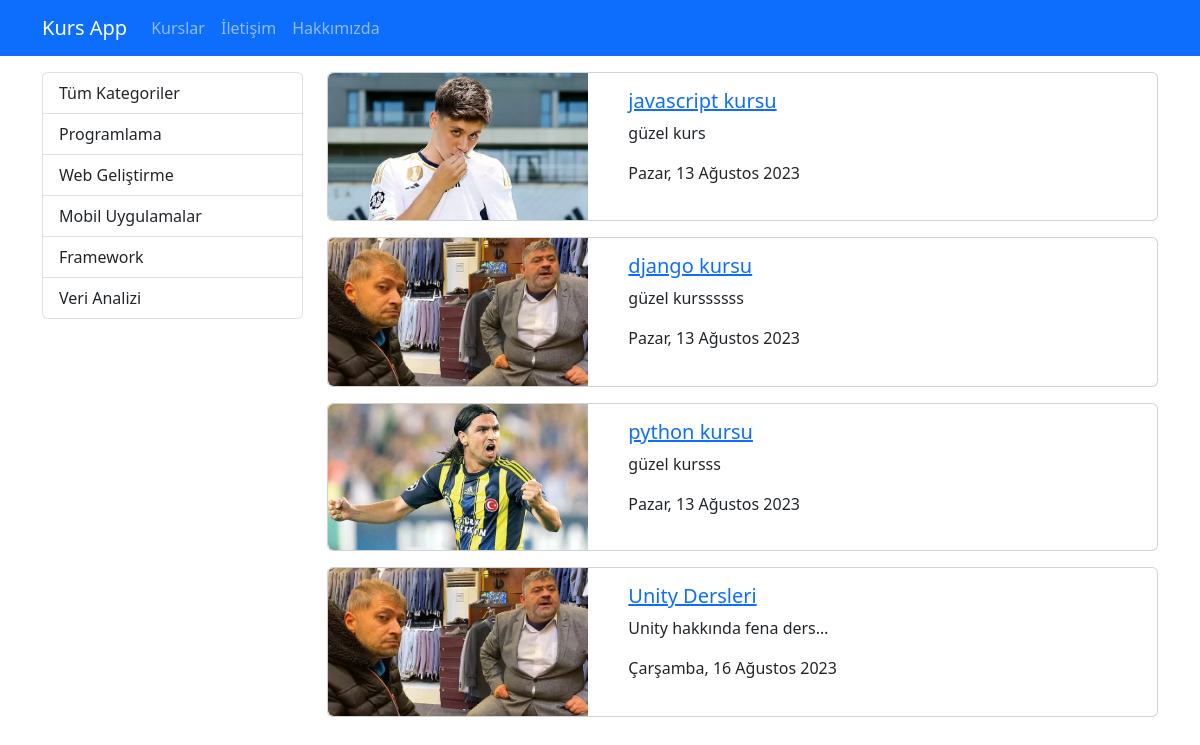
Before: /kurslar/ with the older database file.
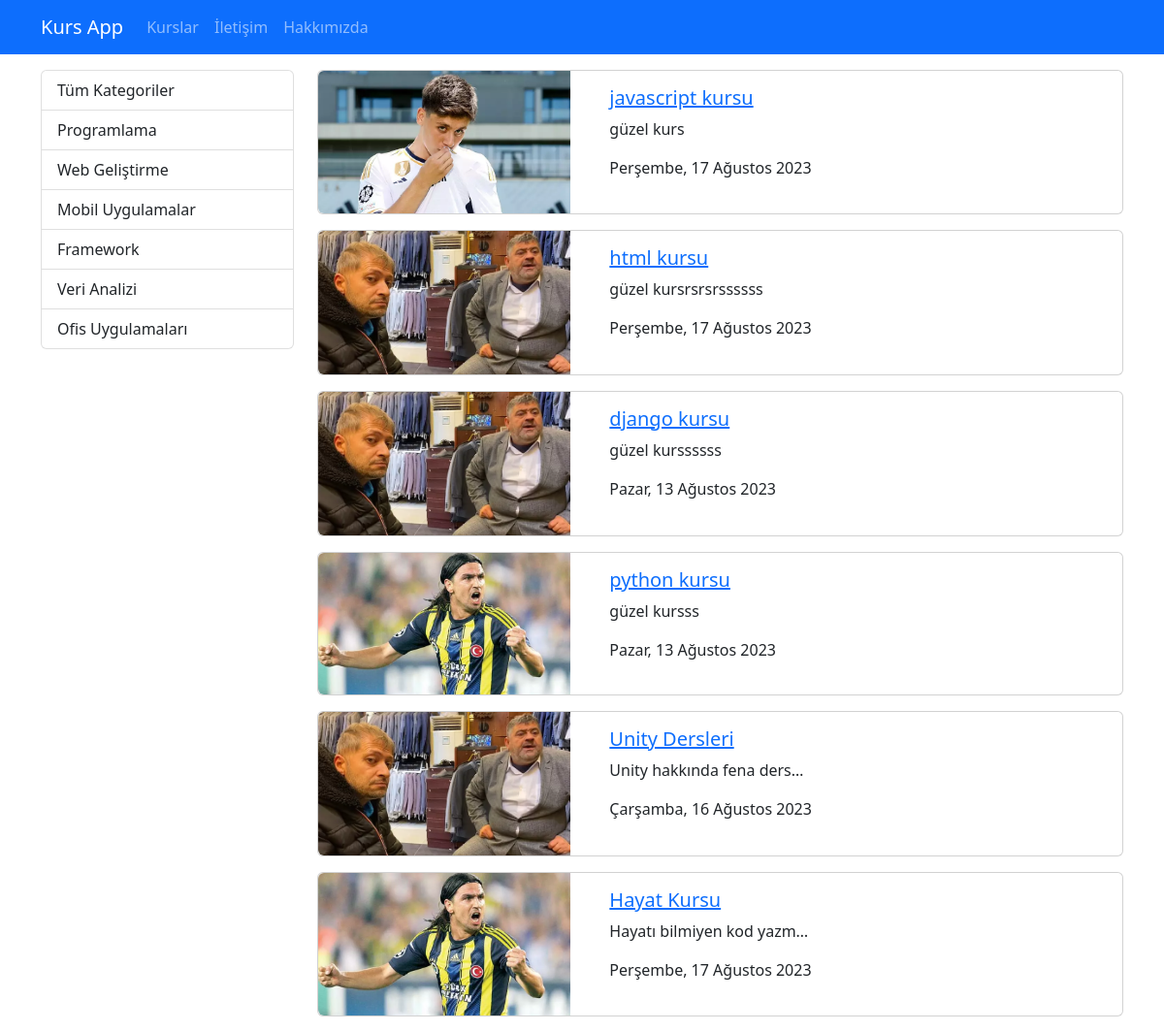
After: the same page with the newer database file.
### courses/models.py (models this page shows, shortened)
class Categories(models.Model):
    name = models.CharField(max_length=50)
    slug = models.SlugField(max_length=50,default="", null=False, unique=True, db_index=True)

class Course(models.Model):
    title = models.CharField(max_length=50)
    description = models.TextField()
    imageUrl = models.CharField(max_length=50, blank=False)
    date =  models.DateField(auto_now=True)#auto_now olabilirdi
    isActive = models.BooleanField()
    slug = models.SlugField(default="", blank=True, editable=True, null=False, unique=True, db_index=True)
    category = models.ForeignKey(Categories, on_delete=models.CASCADE, default=1, related_name="kurslar")

### courses/views.py (the view)
# urls.py: path("", views.index),
def index(request):
    kurslar = Course.objects.filter(isActive = 1)
    kategoriler = Categories.objects.all()
    return render(request, 'courses/index.html', {
        'categories': kategoriler,
        "courses": kurslar
    })

### courses/templates/courses/index.html (shortened to what this page needs)
{% extends 'layout.html' %}
{% load static %}
{% block css_files %} <link rel="stylesheet" href="{% static 'courses/css/style.css' %}"> {% endblock css_files %}
{% block content %}
<div class="container mt-3">
    <div class="row">
        <div class="col-3">
            {% include 'courses/partials/_categories.html' %}
        </div>
        <div class="col-9">
        {% for course in  courses%}
            {% include 'courses/partials/_course.html' %}
        {% endfor courses %}
        </div>
    </div>
</div>
{% endblock content %}

### templates/layout.html (shortened to what this page needs)
{% load static %}
<!DOCTYPE html>
<html lang="en">
  <head>
    <link
      rel="stylesheet"
      href="{% static 'css/bootstrap_min.css' %}"
    />
    {% block css_files %}{% endblock css_files %}
  </head>
  <body>
    {% include 'partials/_nav.html' %}
    {% block content %} {% endblock content %}
  </body>
</html>

### templates/partials/_nav.html
<nav class="navbar navbar-expand-lg bg-primary navbar-dark">
    <div class="container">
        <a href="/" class="navbar-brand">Kurs App</a>
        <ul class="navbar-nav me-auto">
            <li class="nav-item">
                <a href="/kurslar" class="nav-link">Kurslar</a>
            </li>
            <li class="nav-item">
                <a href="/contact" class="nav-link">İletişim</a>
            </li>
            <li class="nav-item">
                <a href="/about" class="nav-link">Hakkımızda</a>
            </li>
        </ul>
    </div>
</nav>

### courses/templates/courses/partials/_categories.html
<div class="list-group">
    <a href="/kurslar" class="list-group-item list-group-item-action">Tüm Kategoriler</a>
  {% for category in categories %}
  <a
    href="{% url 'courses_by_category' category.slug %}"
    class="list-group-item list-group-item-action {% if category.slug == selectedSlug %}active {% endif %}"
    >{{ category.name|title }}</a
  >
  {% endfor %}
</div>

### courses/templates/courses/partials/_course.html (shortened to what this page needs)
{% load static %}
<div class="card mb-3">
  <div class="row">
    <div class="col-4">
      <img
        class="img-fluid rounded-start"
        src="{% static 'courses/img/'|add:course.imageUrl %}"
        alt="{{ course.title}}"
      />
    </div>
    <div class="col-8">
      <div class="card-body">
        <h5 class="card-title">
          <a href="{% url 'course_details' course.slug %}"> {{ course.title}} </a>
        </h5>
        <p class="card-text">{{ course.description|truncatechars:25 }}</p>
        <p>{{course.date|date:"l, d F Y"}}</p>
      </div>
    </div>
  </div>
</div>

Changed rows visible on the page:
added Categories: name "Ofis Uygulamaları"
changed Course "javascript kursu": date "Pazar, 13 Ağustos 2023" → "Perşembe, 17 Ağustos 2023"
now on this page (row edited): Course: imageUrl (picture), title "html kursu", description "güzel kursrsrsrssssss", date "Perşembe, 17 Ağustos 2023"
added Course: imageUrl (picture), title "Hayat Kursu", description "Hayatı bilmiyen kod yazm…", date "Perşembe, 17 Ağustos 2023"
